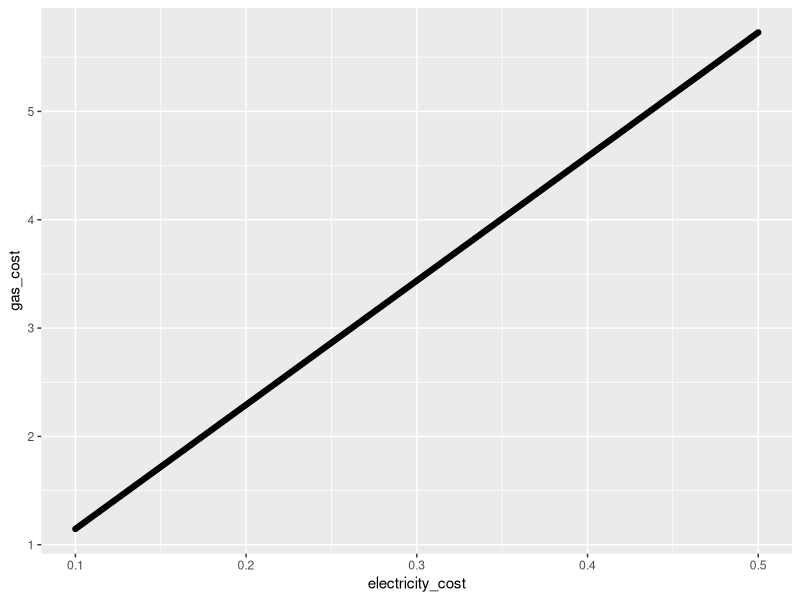

Generate this figure with R:
## ---- chunk 1
library(ggplot2)
mpg = 55
miles_per_kwh = 4.8
electricity_cost = seq(0.1, 0.5, by=0.001)
gas_cost = electricity_cost * mpg / miles_per_kwh
qplot(y = gas_cost, x = electricity_cost)
